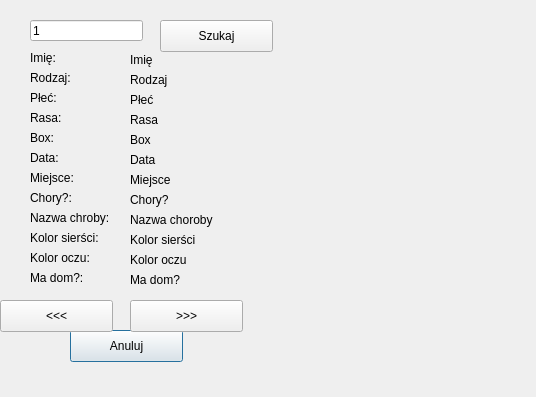
<?xml version="1.0" encoding="UTF-8"?>
<ui version="4.0">
 <class>filterSearchWindow</class>
 <widget class="QDialog" name="filterSearchWindow">
  <property name="geometry">
   <rect>
    <x>0</x>
    <y>0</y>
    <width>536</width>
    <height>397</height>
   </rect>
  </property>
  <property name="windowTitle">
   <string>Przeglądanie</string>
  </property>
  <widget class="QPushButton" name="pushButtonCancel">
   <property name="geometry">
    <rect>
     <x>70</x>
     <y>330</y>
     <width>113</width>
     <height>32</height>
    </rect>
   </property>
   <property name="text">
    <string>Anuluj</string>
   </property>
  </widget>
  <widget class="QPushButton" name="pushButtonLeftArrow">
   <property name="geometry">
    <rect>
     <x>0</x>
     <y>300</y>
     <width>113</width>
     <height>32</height>
    </rect>
   </property>
   <property name="focusPolicy">
    <enum>Qt::NoFocus</enum>
   </property>
   <property name="text">
    <string>&lt;&lt;&lt;</string>
   </property>
  </widget>
  <widget class="QPushButton" name="pushButtonRightArrow">
   <property name="geometry">
    <rect>
     <x>130</x>
     <y>300</y>
     <width>113</width>
     <height>32</height>
    </rect>
   </property>
   <property name="focusPolicy">
    <enum>Qt::TabFocus</enum>
   </property>
   <property name="text">
    <string>&gt;&gt;&gt;</string>
   </property>
  </widget>
  <widget class="QPushButton" name="pushButtonSearch">
   <property name="geometry">
    <rect>
     <x>160</x>
     <y>20</y>
     <width>113</width>
     <height>32</height>
    </rect>
   </property>
   <property name="text">
    <string>Szukaj</string>
   </property>
  </widget>
  <widget class="QLineEdit" name="lineEditCID">
   <property name="geometry">
    <rect>
     <x>30</x>
     <y>20</y>
     <width>113</width>
     <height>21</height>
    </rect>
   </property>
   <property name="text">
    <string>1</string>
   </property>
   <property name="placeholderText">
    <string>CID</string>
   </property>
  </widget>
  <widget class="QLabel" name="labelName">
   <property name="geometry">
    <rect>
     <x>130</x>
     <y>50</y>
     <width>401</width>
     <height>20</height>
    </rect>
   </property>
   <property name="text">
    <string>Imię</string>
   </property>
  </widget>
  <widget class="QLabel" name="labelBoxNumber">
   <property name="geometry">
    <rect>
     <x>130</x>
     <y>130</y>
     <width>401</width>
     <height>20</height>
    </rect>
   </property>
   <property name="text">
    <string>Box</string>
   </property>
  </widget>
  <widget class="QLabel" name="labelHasHome">
   <property name="geometry">
    <rect>
     <x>130</x>
     <y>270</y>
     <width>431</width>
     <height>20</height>
    </rect>
   </property>
   <property name="text">
    <string>Ma dom?</string>
   </property>
  </widget>
  <widget class="QLabel" name="labelAnimalType">
   <property name="geometry">
    <rect>
     <x>130</x>
     <y>70</y>
     <width>401</width>
     <height>20</height>
    </rect>
   </property>
   <property name="text">
    <string>Rodzaj</string>
   </property>
  </widget>
  <widget class="QLabel" name="labelFoundDate">
   <property name="geometry">
    <rect>
     <x>130</x>
     <y>150</y>
     <width>401</width>
     <height>20</height>
    </rect>
   </property>
   <property name="text">
    <string>Data</string>
   </property>
  </widget>
  <widget class="QLabel" name="labelEyeColour">
   <property name="geometry">
    <rect>
     <x>130</x>
     <y>250</y>
     <width>401</width>
     <height>20</height>
    </rect>
   </property>
   <property name="text">
    <string>Kolor oczu</string>
   </property>
  </widget>
  <widget class="QLabel" name="labelSex">
   <property name="geometry">
    <rect>
     <x>130</x>
     <y>90</y>
     <width>401</width>
     <height>20</height>
    </rect>
   </property>
   <property name="text">
    <string>Płeć</string>
   </property>
  </widget>
  <widget class="QLabel" name="labelBreed">
   <property name="geometry">
    <rect>
     <x>130</x>
     <y>110</y>
     <width>401</width>
     <height>20</height>
    </rect>
   </property>
   <property name="text">
    <string>Rasa</string>
   </property>
  </widget>
  <widget class="QLabel" name="labelFoundDesantion">
   <property name="geometry">
    <rect>
     <x>130</x>
     <y>170</y>
     <width>401</width>
     <height>20</height>
    </rect>
   </property>
   <property name="text">
    <string>Miejsce</string>
   </property>
  </widget>
  <widget class="QLabel" name="labelHairColour">
   <property name="geometry">
    <rect>
     <x>130</x>
     <y>230</y>
     <width>401</width>
     <height>20</height>
    </rect>
   </property>
   <property name="text">
    <string>Kolor sierści</string>
   </property>
  </widget>
  <widget class="QLabel" name="labelHasDisease">
   <property name="geometry">
    <rect>
     <x>130</x>
     <y>190</y>
     <width>401</width>
     <height>20</height>
    </rect>
   </property>
   <property name="text">
    <string>Chory?</string>
   </property>
  </widget>
  <widget class="QLabel" name="labelDiseaseName">
   <property name="geometry">
    <rect>
     <x>130</x>
     <y>210</y>
     <width>401</width>
     <height>20</height>
    </rect>
   </property>
   <property name="text">
    <string>Nazwa choroby</string>
   </property>
  </widget>
  <widget class="QLabel" name="labelInfoName">
   <property name="geometry">
    <rect>
     <x>30</x>
     <y>50</y>
     <width>60</width>
     <height>16</height>
    </rect>
   </property>
   <property name="text">
    <string>Imię: </string>
   </property>
  </widget>
  <widget class="QLabel" name="labelInfoAnimalType">
   <property name="geometry">
    <rect>
     <x>30</x>
     <y>70</y>
     <width>60</width>
     <height>16</height>
    </rect>
   </property>
   <property name="text">
    <string>Rodzaj:</string>
   </property>
  </widget>
  <widget class="QLabel" name="labelInfoSex">
   <property name="geometry">
    <rect>
     <x>30</x>
     <y>90</y>
     <width>60</width>
     <height>16</height>
    </rect>
   </property>
   <property name="text">
    <string>Płeć:</string>
   </property>
  </widget>
  <widget class="QLabel" name="labelInfoBoxNumber">
   <property name="geometry">
    <rect>
     <x>30</x>
     <y>130</y>
     <width>60</width>
     <height>16</height>
    </rect>
   </property>
   <property name="text">
    <string>Box:</string>
   </property>
  </widget>
  <widget class="QLabel" name="labelInfoBreed">
   <property name="geometry">
    <rect>
     <x>30</x>
     <y>110</y>
     <width>60</width>
     <height>16</height>
    </rect>
   </property>
   <property name="text">
    <string>Rasa:</string>
   </property>
  </widget>
  <widget class="QLabel" name="labelInfoFoundDate">
   <property name="geometry">
    <rect>
     <x>30</x>
     <y>150</y>
     <width>60</width>
     <height>16</height>
    </rect>
   </property>
   <property name="text">
    <string>Data:</string>
   </property>
  </widget>
  <widget class="QLabel" name="labelInfoFoundStreet">
   <property name="geometry">
    <rect>
     <x>30</x>
     <y>170</y>
     <width>60</width>
     <height>16</height>
    </rect>
   </property>
   <property name="text">
    <string>Miejsce:</string>
   </property>
  </widget>
  <widget class="QLabel" name="labelInfoHasDisease">
   <property name="geometry">
    <rect>
     <x>30</x>
     <y>190</y>
     <width>60</width>
     <height>16</height>
    </rect>
   </property>
   <property name="text">
    <string>Chory?: </string>
   </property>
  </widget>
  <widget class="QLabel" name="labelInfoDiseaseName">
   <property name="geometry">
    <rect>
     <x>30</x>
     <y>210</y>
     <width>101</width>
     <height>16</height>
    </rect>
   </property>
   <property name="text">
    <string>Nazwa chroby: </string>
   </property>
  </widget>
  <widget class="QLabel" name="labelInfoHairColour">
   <property name="geometry">
    <rect>
     <x>30</x>
     <y>230</y>
     <width>91</width>
     <height>16</height>
    </rect>
   </property>
   <property name="text">
    <string>Kolor sierści:</string>
   </property>
  </widget>
  <widget class="QLabel" name="labelInfoEyeColour">
   <property name="geometry">
    <rect>
     <x>30</x>
     <y>250</y>
     <width>81</width>
     <height>16</height>
    </rect>
   </property>
   <property name="text">
    <string>Kolor oczu: </string>
   </property>
  </widget>
  <widget class="QLabel" name="labelInfoHasHome">
   <property name="geometry">
    <rect>
     <x>30</x>
     <y>270</y>
     <width>71</width>
     <height>16</height>
    </rect>
   </property>
   <property name="text">
    <string>Ma dom?:</string>
   </property>
  </widget>
 </widget>
 <resources/>
 <connections/>
</ui>
